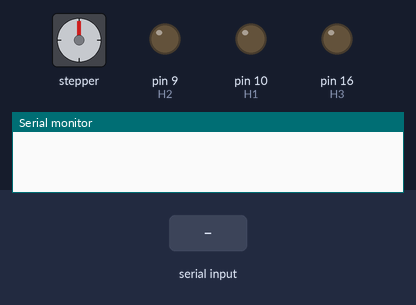
A sketch run on a simulated Arduino Mega 2560, built with avr-gcc and run on an emulated ATmega2560. On the bench: stepper motor, output pins drawn as LEDs (lit = HIGH), the last lines printed to the serial monitor. Wiring (inferred from the names in the program): stepper motor driver (200 steps per turn assumed): step pin 54; direction pin 55; enable pin 38. The inputs (shaded band) are chosen by the test bench. Pins used as bus, display or sensor lines are not drawn.

Above: at 1.2 s.
1.3 s: "90,45\n" received over Serial
At 2.1 s:
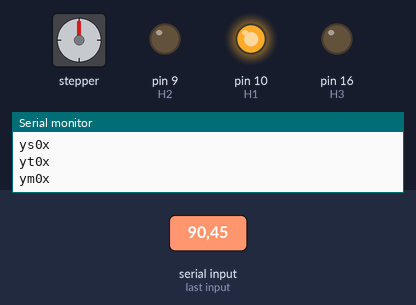
Timing chart, 0 to 4.3 s (numbered marks = the images above; inputs shaded):
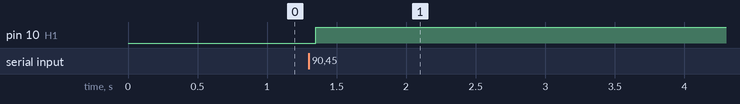

The sketch:

main.ino
```cpp
#include "pinMapping.h"
#include "serialCommunication.h"

int i = 0;
int start = 0;
String message;


void setup() {
  Serial.begin(9600);
  pinMode(TEMP_2_PIN, INPUT);
  pinMode(STEP, OUTPUT);
  pinMode(DIR, OUTPUT);
  pinMode(ENABLE, OUTPUT);


  pinMode(H1, OUTPUT);
  pinMode(H2,OUTPUT);
  pinMode(H3,OUTPUT);


  // Thermocouples
  pinMode(TC1,INPUT);
  pinMode(TC2, INPUT);

  // Thermoresistors
  pinMode(TEMP_2_PIN, INPUT);
  pinMode(TEMP_3_PIN, INPUT);
  pinMode(TEMP_4_PIN, INPUT);
}


void loop() {

  while(!start){
    if (Serial.available() > 0) {
      if(Serial.read()!='q'){
      delay(50);
      start=1;
      break;
      }
    }
  }

  int* commandStatePointer = receiveData(Serial, commandState);


  for(int i =0;i<4;i++){
    commandState[i] = commandStatePointer[i];
  }
  analogWrite(H1,(400*commandState[0])/400);
  analogWrite(H2,(400*commandState[1])/400);
  analogWrite(H3,(400*commandState[2])/400);
  analogWrite(STEP,commandState[2]/100);
  digitalWrite(ENABLE,1);
  digitalWrite(H1,1);


  sendState(Serial, commandState, false);

  // feedBackState[0] += 1;
  // feedBackState[1] +=2;
  // feedBackState[2] +=3;
  // feedBackState[3] +=4;

  sendState(Serial, feedBackState,true);
  delay(1000);
}
```

pinMapping.h
```cpp
#define E2_STEP_PIN        23
#define E2_DIR_PIN         25
#define E2_ENABLE_PIN      40

#define E3_STEP_PIN        27
#define E3_DIR_PIN         29
#define E3_ENABLE_PIN      41


#define E4_STEP_PIN        43
#define E4_DIR_PIN         37
#define E4_ENABLE_PIN      42


#define STEP                54
#define DIR                 55
#define ENABLE              38


#define H1                  10
#define H2                  9
#define H3                  16


#define TEMP_2_PIN         12   // Analog Input
#define TEMP_3_PIN         11   // Analog Input
#define TEMP_4_PIN         10   // Analog Input
#define TC1                 4   // Analog Input (Thermo couple on Azteeg X3Pro)
#define TC2                 5   // Analog Input (Thermo couple on Azteeg X3Pro)
```

serialCommunication.h
```cpp
int commandState[4] = {0,0,0,0};
int feedBackState[4] = {0,0,0,0};
char keyToHeader[4] = "fstm";


void sendState(HardwareSerial& serial, int state[], bool isFeedback){

    String typeOfData = "";
    if(isFeedback){
        typeOfData = 'y';

    }
    else
        typeOfData+='r';

    int i;
    int *p;
    for(i = 0; i<4;i++){
        serial.println(typeOfData + keyToHeader[i] + String(state[i]) + 'x');
    }
}


int* receiveData(HardwareSerial& serial, int state[]){


  const int MAX_VALUES = 5; // maximum number of values in the input string
  const int MAX_VALUE_LENGTH = 5; // maximum length of each value
  char* incomingData[30];
  String inputString  = "";

  if(serial.available() > 0) {


    while (serial.available()) {
      char incomingChar = Serial.read();
      if (incomingChar == 'x') {
        inputString = "";
      }
      else if(incomingChar=='q'){
        serial.flush();
      }
      else {
        inputString += incomingChar;
      }

    for(int i =0; i< 4;i++){
      if(inputString[0]==keyToHeader[i]){
        state[i] = inputString.substring(1).toInt();
      }
    }
   }
  }
  return state;
}

int waitUntilStart(HardwareSerial& serial){

    while(true){
        if (serial.available() > 0) {
            serial.println("ACKx");
            return 1;
        }
    }

}
```

Measured:
- after the input at 1.3 s, pin 10 (H1): LOW → HIGH after 0.05 s
